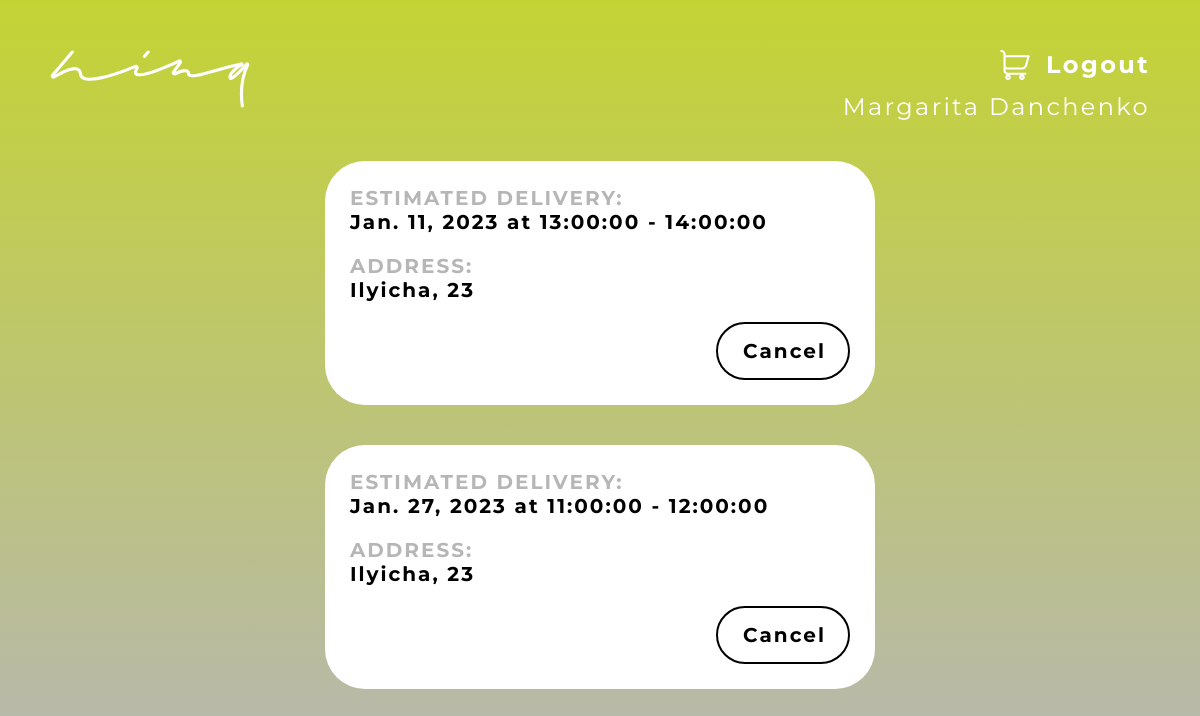
/order/profile/ (signed in), run on the app's committed database.
### order/models.py (models this page shows, shortened)
class Order(models.Model):
    user = models.ForeignKey(User, on_delete=models.CASCADE, related_name='order_user', default=0)
    address = models.CharField(max_length=40, default="Gagarina street, 55")
    date = models.DateField(default=timezone.now)
    delivery_time = models.ForeignKey(Time, on_delete=models.CASCADE, related_name='order_delivery_time', default=0)
    status = models.BooleanField()

class Time(models.Model):
    from_time = models.TimeField(default=timezone.now)
    to_time = models.TimeField(default=timezone.now)
    def __str__(self):
        return str(f"{self.from_time} - {self.to_time}")

### order/views.py (the view)
# urls.py: path('profile/', views.ProfileView.as_view(), name='profile'),
class ProfileView(LoginRequiredMixin, ListView):
    model = Order
    template_name = "order/profile.html"
    login_url = '/login'
    def get_context_data(self, **kwargs):
        context = super().get_context_data(**kwargs)
        u = self.request.user
        orders = Order.objects.filter(user=u, status=1)
        context['orders'] = orders
        return context

### order/templates/order/profile.html (shortened to what this page needs)
<!DOCTYPE HTML>
{% block content %}
{% load static %}
<html lang="en">
	<head>
        <link rel="stylesheet" href="{% static 'style/profile.css' %}">
    </head>
	<body>
        <header class="header">
            <div><a href="{% url 'index' %}"><img class="nina" src="{% static 'img/nina_header_white.svg' %}"></a></div>
            <div class="header_right">
                <div><a href="{% url 'cart' %}"><img src="{% static 'img/cart_white.svg' %}" width="30" height="30"></a></div>
                <div><a class="logout" href="{% url 'logout' %}">Logout</a></div>
            </div>
        </header>
        <p class="user_inf">{{ user.first_name }} {{ user.last_name }}</p>
        {% if orders %}
            {% for order in orders %}
            {% if order.status == 1 %}
                <section class="cart_container">
                    <div class="text_grey">ESTIMATED DELIVERY:</div>
                    <div class="text_black">{{order.date}} at {{order.delivery_time}}</div>
                    <div class="text_grey">ADDRESS:</div>
                    <div class="text_black">{{order.address}}</div>
                    <div><a href="{% url 'delete_order' order.pk %}" class="button_cancel" >Cancel</a></div>
                </section>
            {% else %}
                <div class="empty_profile">NO ESTIMATED DELIVERIES</div>
            {% endif %}
            {% endfor %}
        {% else %}
            <div class="empty_profile">NO ESTIMATED DELIVERIES</div>
        {% endif %}
    </body>
</html>
{% endblock %}

### static/style/profile.css (style rules this page uses)
body { font-family: 'Montserrat', sans-serif; padding-inline-start: 0; margin: 0; background: linear-gradient(180deg, #C4D334 0%, #B6B6B6 100%); background-repeat: no-repeat; background-attachment: fixed; }
html { box-sizing: border-box; scroll-behavior: smooth; }
button, a { cursor: pointer; }
.header { display: flex; justify-content: space-between; margin-top: 50px; margin-left: 50px; margin-right: 50px; }
.nina { width: 200px; }
.logout { position: absolute; top: 50px; right: 50px; text-decoration: none; font-family: 'Montserrat'; font-style: normal; font-weight: 700; font-size: 24px; letter-spacing: 0.1em; color: #FFFFFF; }
.user_inf { font-weight: 400; letter-spacing: 0.1em; font-size: 24px; color: white; padding: 0; text-align: right; margin-top: -20px; margin-right: 50px }
.header_right { display: flex; gap: 20px; width: 150px; }
.cart_container { margin: 0 auto; display: block; width: 500px; background: #FFFFFF; border-radius: 40px; padding: 25px; margin-top: 40px; }
.button_cancel { margin-left: auto; text-align: right; width: 80px; text-decoration: none; display: block; background-color: inherit; border: 2px solid #000; border-radius: 80px; font-family: 'Montserrat'; font-weight: 700; font-size: 20px; letter-spacing: 0.1em; color: #000; padding: 15px 25px 15px 25px; }
.text_grey { font-family: 'Montserrat'; font-weight: 700; font-size: 20px; letter-spacing: 0.1em; color: #b6b6b6; }
.text_black { font-family: 'Montserrat'; font-weight: 700; font-size: 20px; letter-spacing: 0.1em; color: #000; padding-bottom: 20px; }

### data on the page
Order: date "Jan. 11, 2023", delivery_time "13:00:00 - 14:00:00", address "Ilyicha, 23"
Order: date "Jan. 27, 2023", delivery_time "11:00:00 - 12:00:00", address "Ilyicha, 23"

### other printed values
{{ user.first_name }} "Margarita"
{{ user.last_name }} "Danchenko"
